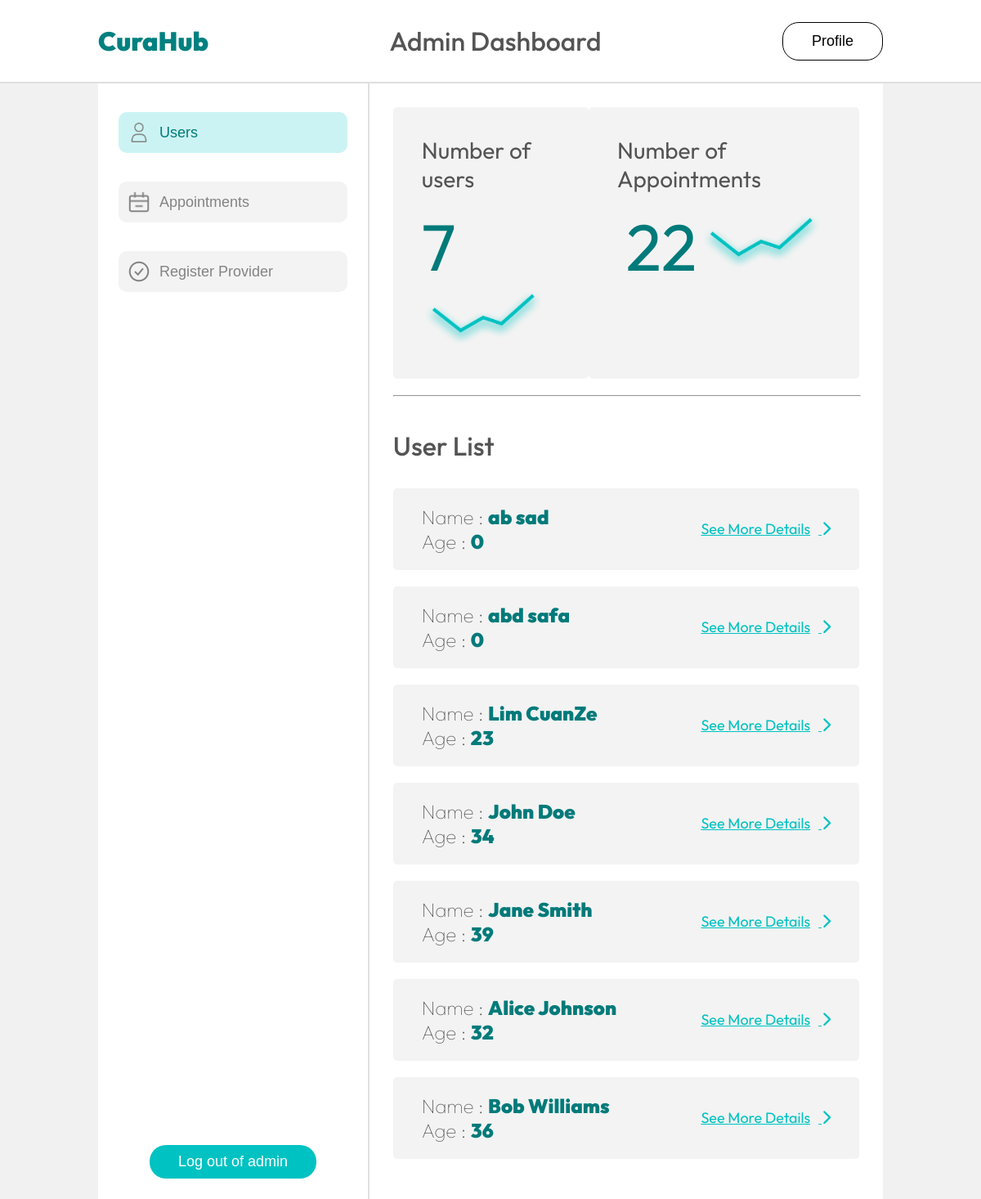
/admin-dashboard.php, run on the app's committed database.
### tables this page shows
CREATE TABLE `users` (
  `user_id` int(11) NOT NULL,
  `email` varchar(255) NOT NULL,
  `password` varchar(255) NOT NULL,
  `first_name` varchar(255) NOT NULL,
  `last_name` varchar(255) NOT NULL,
  `date_of_birth` date NOT NULL,
  `gender` varchar(255) NOT NULL,
  `identity_no` varchar(255) NOT NULL,
  `phone_no` varchar(255) NOT NULL,
  `state` varchar(255) NOT NULL DEFAULT 'Selangor',
  `country` varchar(255) NOT NULL DEFAULT 'Malaysia',
  `address` varchar(255) NOT NULL DEFAULT 'Taylor''s University'
);

### admin-dashboard/queries.php (called while the page is built, shortened)
<?php
include "db-connection.php";
     $upcoming_appointments = "SELECT
        a.user_id,
        a.date,
        a.status,
        a.appointment_id,
        d.first_name,
        d.last_name,
        d.specialization,
        h.hospital_name,
        h.hospital_address,
        s.start_time,
        s.end_time
        FROM
            appointments a
        INNER JOIN
            doctors d
        ON
            a.doctor_id = d.doctor_id
        INNER JOIN
            hospitals h
        ON
            d.hospital_id = h.hospital_id
        INNER JOIN
            slots s
        ON
            a.slot_id = s.slot_id
        WHERE
            status IN ('Pending', 'Confirmed')";
    $upcoming_results = $connect->query($upcoming_appointments);
    $completed_appointments = "SELECT
        a.user_id,
        a.date,
        a.status,
        a.appointment_id,
        d.first_name,
        d.last_name,
        d.specialization,
        h.hospital_name,
        h.hospital_address,
        s.start_time,
        s.end_time
        FROM
            appointments a
        INNER JOIN
            doctors d
        ON
            a.doctor_id = d.doctor_id
        INNER JOIN
            hospitals h
        ON
            d.hospital_id = h.hospital_id
        INNER JOIN
            slots s
        ON
            a.slot_id = s.slot_id
        WHERE
            status = 'Completed'";
    $completed_results = $connect->query($completed_appointments);
        $users = "SELECT * FROM users";
        $user_results = $connect->query($users);
        $total_users = $user_results->num_rows;
        $total_appointments = $completed_results->num_rows + $upcoming_results->num_rows;
?>

### admin-dashboard.php (the view, shortened to what this page needs)
<?php
include 'db-connection.php';
include 'admin-dashboard/queries.php';
?>
<!DOCTYPE html>
<html lang="en">
<head>
    <link rel="stylesheet" type="text/css" href="css/admin-dashboard.css">
</head>
<body>
    <div class="admin-dashboard-header">
        <a href="home-screen.php" class="logo">CuraHub</a>
        <h3>
            Admin Dashboard
        </h3>
        <button class="profile-button">
            Profile
        </button>
    </div>
    <div class="admin-dashboard-body">
        <div class="admin-navbar">
            <button class="menu-buttons" id="user-button" onclick="selectNavItem('nav1')">
                <img src="images/user_icon.png" alt="">
                Users
            </button>
            <button class="menu-buttons" id="appointments-button" onclick="selectNavItem('nav2')">
                <img src="images/Calendar.png" alt="">
                Appointments
            </button>
            <button class="menu-buttons" id="register-button" onclick="selectNavItem('nav3')">
                <img src="images/Check_ring.png" alt="">
                Register Provider
            </button>
            <button class="logout-button" id="logoutButton">
                Log out of admin
            </button>
        </div>
        <div class="user-list" id="users">
            <div class="user-overview-row">
                <div class="overview-container">
                    <p style="font-size: 28px; margin: 0px; margin-bottom: 15px; color: #545454;">
                        Number of users
                    </p>
                    <div>
                        <span style = "font-size: 80px; color: #007A7A"><?php echo $total_users ?></span>
                        <img src="images/graph.png" alt="" style="width: 150px">
                    </div>
                </div>
                <div class="overview-container">
                    <p style="font-size: 28px; margin: 0px; margin-bottom: 15px; color: #545454;">
                        Number of Appointments
                    </p>
                    <div>
                    <span style = "font-size: 80px; color: #007A7A"><?php echo $total_appointments ?></span>
                        <img src="images/graph.png" alt="" style="width: 150px">
                    </div>
                </div>
            </div>
            <hr style="width:100%; margin-top: 20px">
            <h3>
                User List
            </h3>
            <?php
            if ($user_results->num_rows > 0) {
                while ($row = $user_results->fetch_assoc()) {
                    $dob = new DateTime($row['date_of_birth']);
                    $today = new DateTime();
                    $age = $today->diff($dob)->y;
                    ?>
                    <div class="user-detail-container">
                        <div class="column">
                            <div class="user-detail-container-fields">
                                <span>Name : </span>
                                <span style = "color: #007A7A; font-weight: 900" >
                                    <?php echo $row['first_name'].' '.$row['last_name']; ?>
                                </span>
                            </div>
                            <div class="user-detail-container-fields">
                                <span>Age : </span>
                                <span style = "color: #007A7A; font-weight: 900"><?php echo $age; ?></span>
                            </div>
                        </div>
                        <div>
                            <a href="" class="see-more-details">
                                <span style="margin-right: 10px">See More Details</span>
                                <i class="fa-solid fa-chevron-right"></i>
                            </a>
                        </div>
                    </div>
                    <?php
                }
            }
            ?>
        </div>
    </div>
</body>
</html>

### css/admin-dashboard.css (style rules this page uses)
body { font-family: 'Outfit', sans-serif; background-color: #F1F1F1; margin: 0px; }
h3 { font-size: 32px; font-weight: 500; color: #545454; }
.column, .fields { display: flex; flex-direction: column; }
.admin-dashboard-header { padding-left: 10%; padding-right: 10%; height: 100px; background-color: white; display: flex; align-items: center; border-bottom: 2px solid rgba(0, 0, 0, 0.125); }
.logo { color: #008080; font-size: 32px; font-weight: 900; text-decoration: none; }
.profile-button { border-radius: 20px; border: 1px solid black; font-size: 18px; font-weight: 100; padding: 12px; padding-left: 35px; padding-right: 35px; background-color: white; }
.admin-dashboard-body { background-color: #ffffff; margin-left: 10%; margin-right: 10%; display: flex; flex-direction: row; min-height: calc(100vh - 100px); }
.admin-navbar { display: flex; flex-direction: column; align-items: flex-start; align-items: center; border-right: 2px solid rgba(0, 0, 0, 0.125); padding: 25px; padding-top: 35px; }
.menu-buttons { display: flex; background-color: #F3F3F3; font-size: 18px; width: 280px; text-align: left; align-items: center; padding: 10px; color: #838383; border-style: unset; margin-bottom: 35px; border-radius: 10px; }
.menu-buttons-selected { background-color: #CCF3F3; color: #007A7A; }
.menu-buttons img { width: 30px; margin-right: 10px; }
.logout-button, input[type = "submit"] { border-radius: 20px; background-color: #00C2C2; border-style: unset; color: white; font-size: 18px; padding: 10px; padding-right: 35px; padding-left: 35px; }
.user-list { display: flex; flex-direction: column; padding: 3%; width: 100%; overflow-y: auto; }
.user-overview-row { display: flex; flex-direction: row; }
.overview-container, .user-detail-container { display: flex; background-color: #F3F3F3; padding: 35px; flex-direction: column; align-items: center; border-radius: 5px; }
.user-detail-container { flex-direction: row; padding: 20px; padding-right: 35px; padding-left: 35px; margin-bottom: 20px; }
.user-detail-container-fields span { font-size: 24px; font-weight:lighter; color: #545454; }
.see-more-details { font-size: 18px; color: #00C2C2; }

### data on the page
users: first_name "ab", last_name "sad"
users: first_name "abd", last_name "safa"
users: first_name "Lim", last_name "CuanZe"
users: first_name "John", last_name "Doe"
users: first_name "Jane", last_name "Smith"
users: first_name "Alice", last_name "Johnson"
users: first_name "Bob", last_name "Williams"

### other printed values
$total_users "7"
$total_appointments "22"
